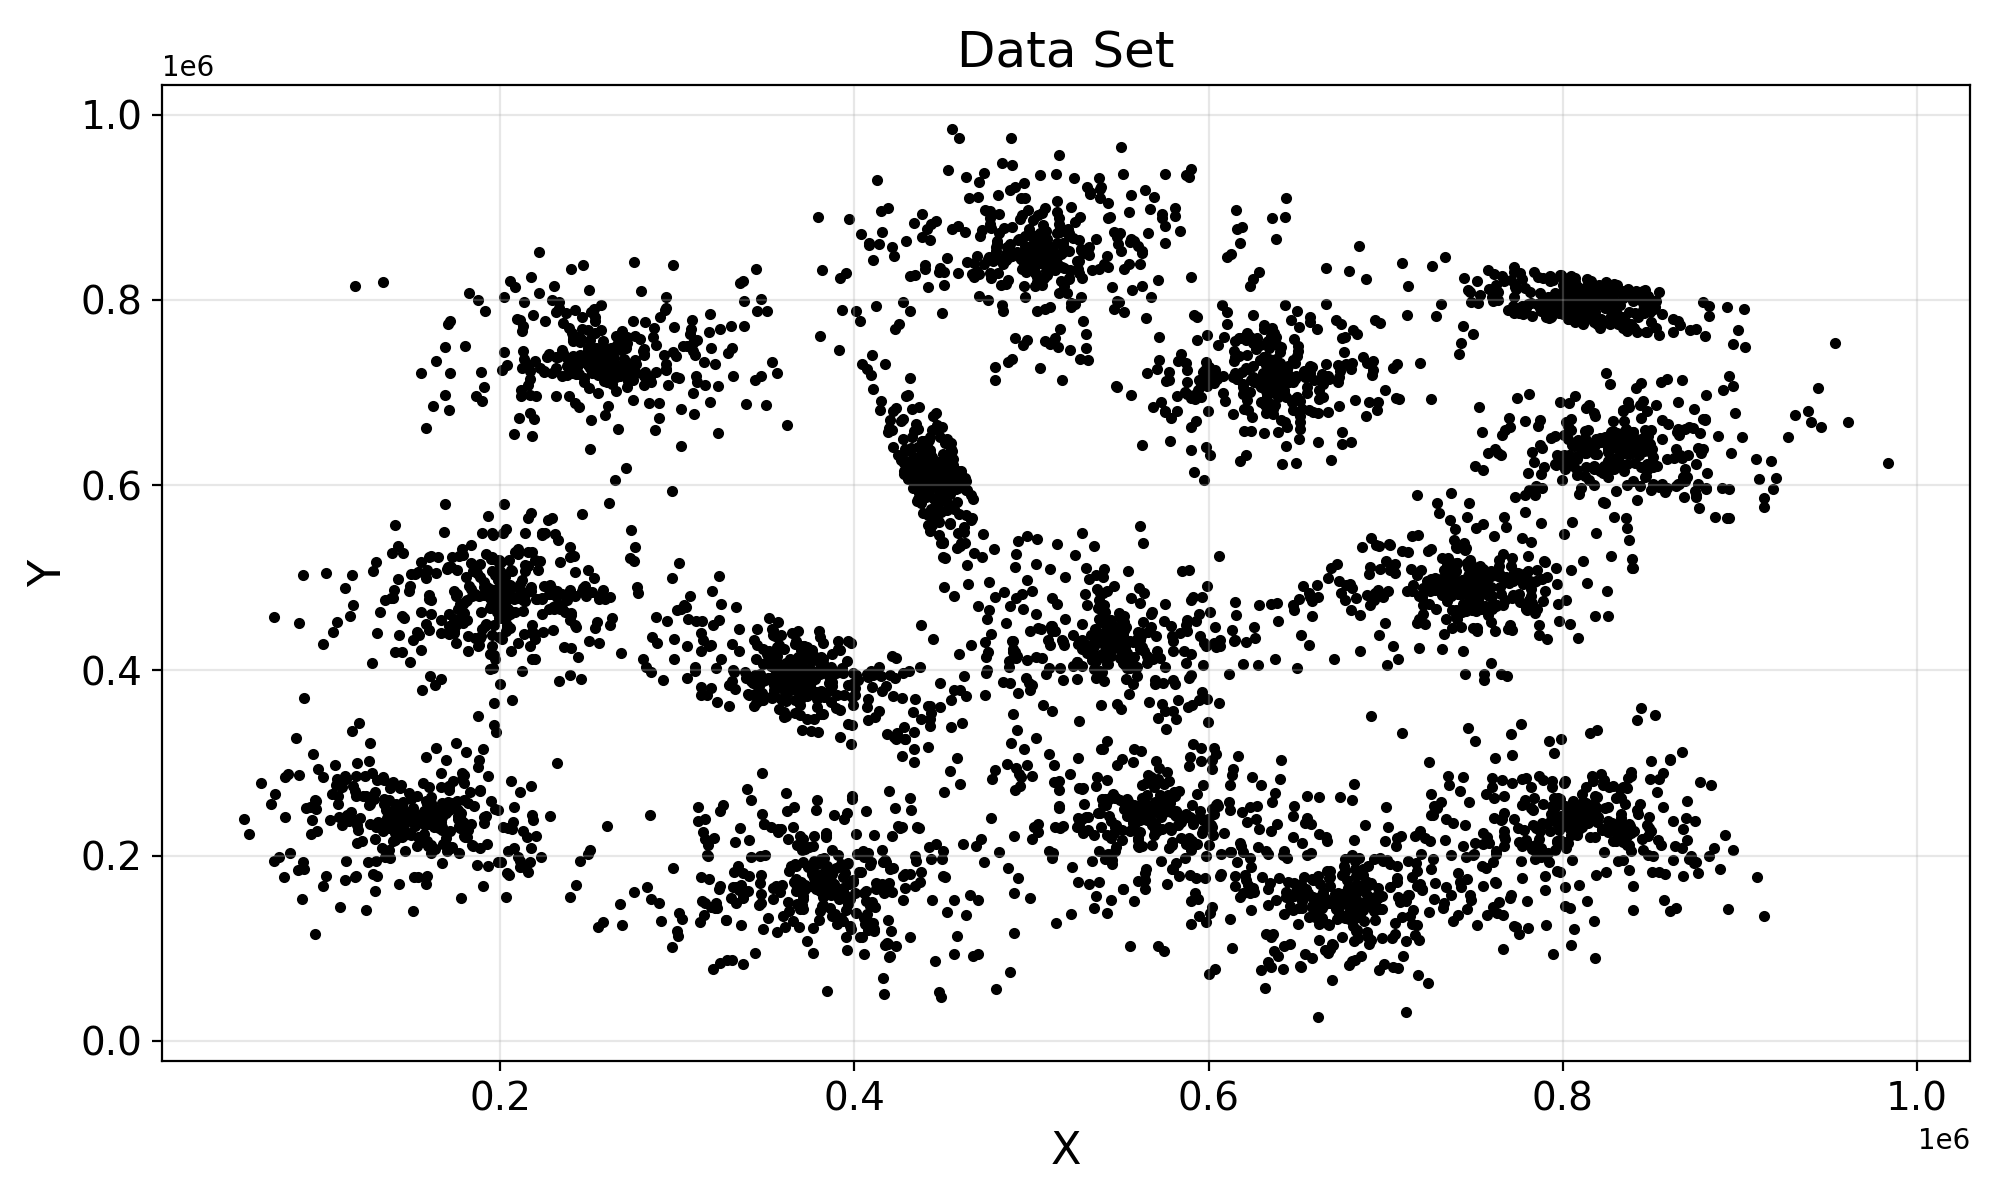

Generate this figure with Python:
import numpy as np
import matplotlib.pyplot as plt

data = np.loadtxt('s2.txt')

plt.figure(figsize=(10, 6))



plt.scatter(data[:, 0], data[:, 1], c='black', marker='.')

plt.xlabel('X', fontsize=16)
plt.ylabel('Y', fontsize=16)
plt.title(f'Data Set', fontsize=18)
plt.grid(True, alpha=0.3)
plt.tick_params(axis='both', which='major', labelsize=14)
plt.tight_layout()
plt.savefig('plot.png', dpi=200)
print("saved:plot.png")
